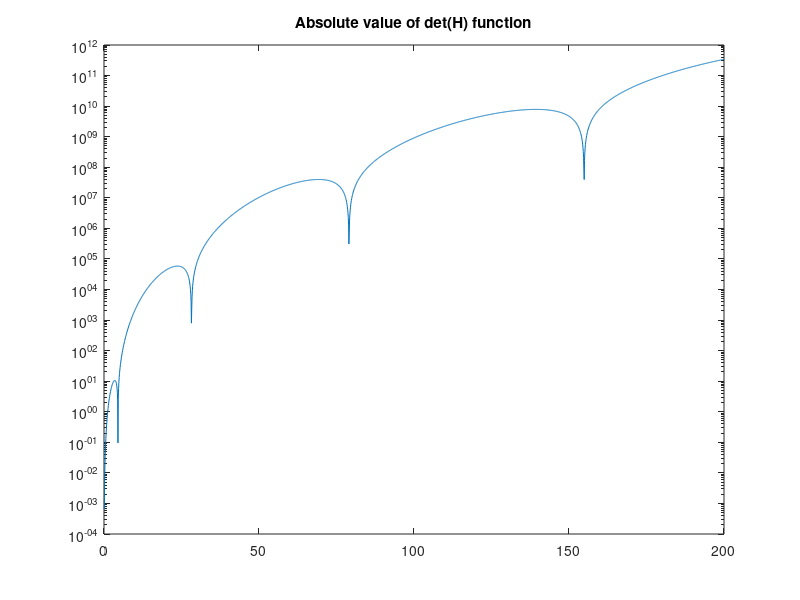
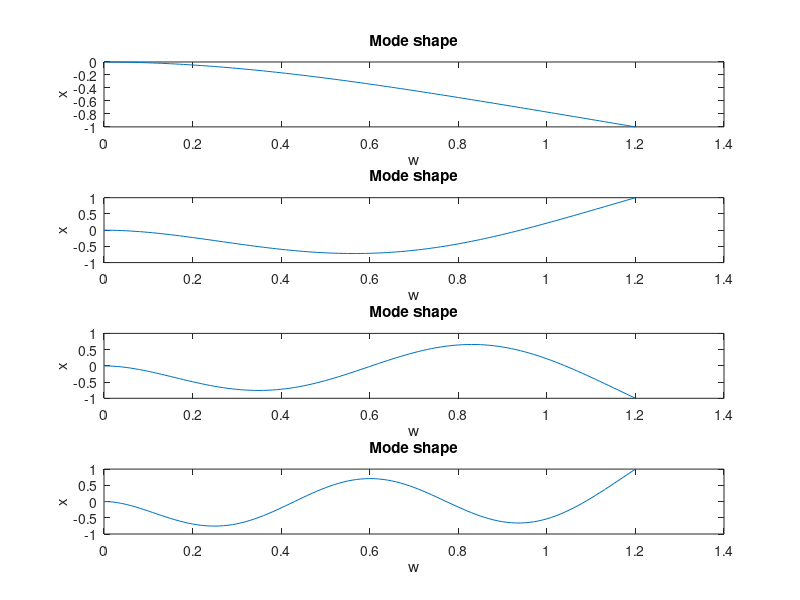
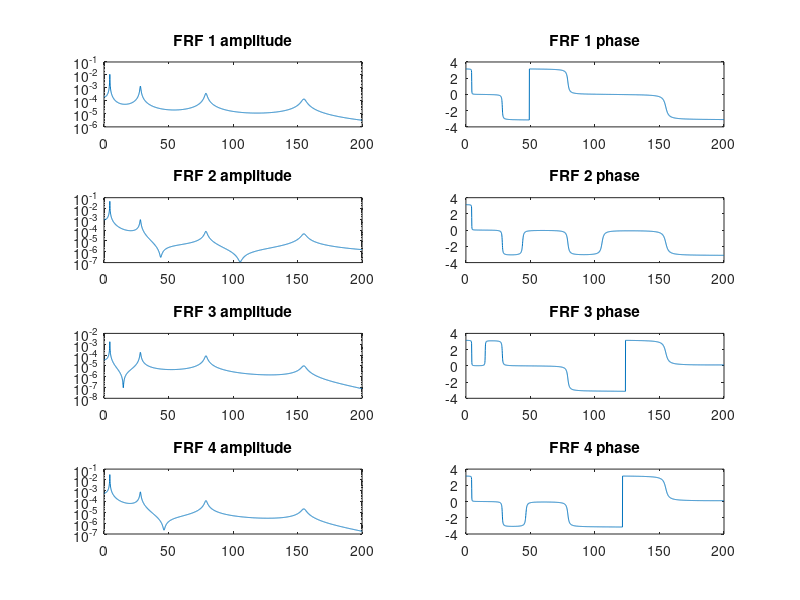
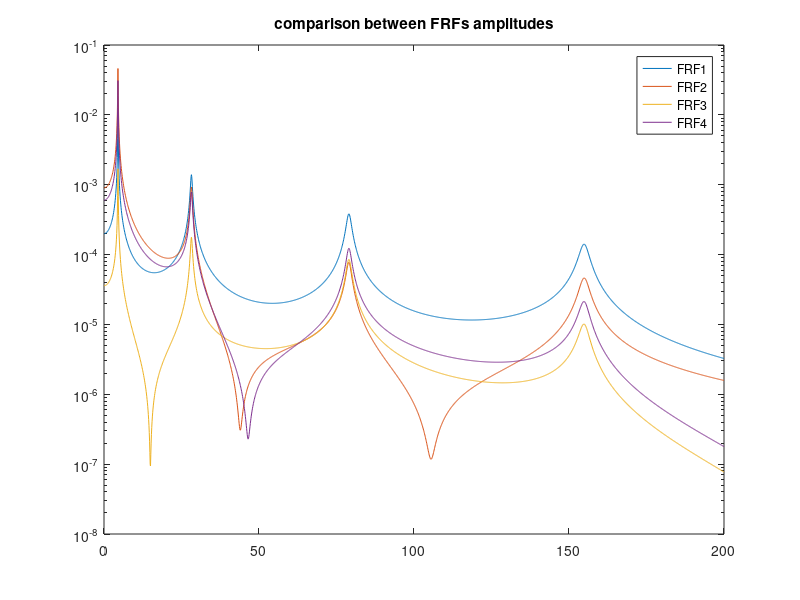

The MATLAB source for these figures, in order:
close all
clear all
clc

%% Parameters

L= 1.2;         %[m]
h= 0.008;       %[m]
b= 0.04;        %[m]
rho= 2700;      %[kg/m^3]
E= 68000000000; %[pa]
J= b*h^3/12;    %[m^4]
m= rho*b*h;     %[kg]

%% Vibration modes

%  standing wave solution
% w=[A*cos(g*x)+B*sin(g*x)+C*cosh(g*x)+D*sinh(g*x)]*cos(omega*t+phi);
% dw/dx = [g*(-A*sin(g*x)+B*cos(g*x)+C*sinh(g*x)+D*cosh(g*x)]*cos(omega*t+phi);
% d^2w/dx^2 = [g^2*(-A*cos(g*x)-B*sin(g*x)+C*cosh(g*x)+D*sinh(g*x)]*cos(omega*t+phi);
% d^3w/dx^3 = [g^3*(A*sin(g*x)-B*cos(g*x)+C*sinh(g*x)+D*cosh(g*x)]*cos(omega*t+phi);


% Boundary conditions 
fs=0:0.1:200;
w=2*pi*fs;
g= ((m*w.^2)/(E*J)).^(1/4);

%S= zeros(size(w,2),1);

f=  (-2-2.*cos(g.*L).*cosh(g.*L)).*g.^6 ;




%for i= 1:size(w,2)
 %   H= [1 0 1 0; 0 g(i) 0 g(i); -g(i)^2*cos(g(i)*L) -g(i)^2*sin(g(i)*L) g(i)^2*cosh(g(i)*L) g(i)^2*sinh(g(i)*L); g(i)^3*sin(g(i)*L) -g(i)^3*cos(g(i)*L) g(i)^3*sinh(g(i)*L) g(i)^3*cosh(g(i)*L)];
  %  S(i)= det(H);
%end

%figure;
%semilogy (w,abs(S))

figure;
semilogy (fs,abs(f))
title('Absolute value of det(H) function')

%figure
%plot(w,f)

fs_1= 4.5;
fs_2= 28.2;
fs_3= 79;
fs_4= 154.9;

wn_1= 2*pi*fs_1;
wn_2= 2*pi*fs_2;
wn_3= 2*pi*fs_3;
wn_4= 2*pi*fs_4;

g_1=((m*wn_1.^2)/(E*J)).^(1/4);
g_2=((m*wn_2.^2)/(E*J)).^(1/4);
g_3=((m*wn_3.^2)/(E*J)).^(1/4);
g_4=((m*wn_4.^2)/(E*J)).^(1/4);


wn_vector=[wn_1; wn_2; wn_3; wn_4];
g_vector=[g_1; g_2; g_3; g_4];
constants_matrix= [zeros(4,4)];

for i=1:4 
    H= [1 0 1 0; 0 g_vector(i) 0 g_vector(i); -g_vector(i)^2*cos(g_vector(i)*L) -g_vector(i)^2*sin(g_vector(i)*L) g_vector(i)^2*cosh(g_vector(i)*L) g_vector(i)^2*sinh(g_vector(i)*L); g_vector(i)^3*sin(g_vector(i)*L) -g_vector(i)^3*cos(g_vector(i)*L) g_vector(i)^3*sinh(g_vector(i)*L) g_vector(i)^3*cosh(g_vector(i)*L)];
    N=[H(2,1) H(3,1) H(4,1)]';

    H_hat=[H(2,2) H(2,3) H(2,4); H(3,2) H(3,3) H(3,4); H(4,2) H(4,3) H(4,4)];
    X_hat= -inv(H_hat)*N;
    X= [1; X_hat];
    constants_matrix(:,i)=X;
end

X1= constants_matrix(:,1);
X2= constants_matrix(:,2);
X3= constants_matrix(:,3);
X4= constants_matrix(:,4);

disp(['X1 =' mat2str(X1)]);
disp(['X2 =' mat2str(X2)]);
disp(['X3 =' mat2str(X3)]);
disp(['X4 =' mat2str(X4)]);

x=0:0.01:L;

figure;
for i= 1:4;
    eigenfunctions=[constants_matrix(1,i)*cos(g_vector(i)*x)+constants_matrix(2,i)*sin(g_vector(i)*x)+constants_matrix(3,i)*cosh(g_vector(i)*x)+constants_matrix(4,i)*sinh(g_vector(i)*x)];

    subplot(4,1,i);
    plot(x,eigenfunctions/max(abs(eigenfunctions)))
    title('Mode shape')
    xlabel('w')
    ylabel('x')

end


%% Frequency response functions 

%Computation of mi
csi= 0.01;
mass= zeros(1,4);

for i= 1:4 
    eigenfunctions=[constants_matrix(1,i)*cos(g_vector(i)*x)+constants_matrix(2,i)*sin(g_vector(i)*x)+constants_matrix(3,i)*cosh(g_vector(i)*x)+constants_matrix(4,i)*sinh(g_vector(i)*x)];
    Y= m.*eigenfunctions.^2;
    mass(i)= trapz(x,Y);
end

xk=[1.2;0.5;0.1;1];
xj=[0.2;1;0.8;0.4];

%FRF n°1

eigenfunctions_ktot1= zeros(1,4);
eigenfunctions_jtot1= zeros(1,4);

for l= 1:4 
   
    eigenfunctions_k=-[constants_matrix(1,l)*cos(g_vector(l)*xk(1))+constants_matrix(2,l)*sin(g_vector(l)*xk(1))+constants_matrix(3,l)*cosh(g_vector(l)*xk(1))+constants_matrix(4,l)*sinh(g_vector(l)*xk(1))];
    eigenfunctions_j=[constants_matrix(1,l)*cos(g_vector(l)*xj(1))+constants_matrix(2,l)*sin(g_vector(l)*xj(1))+constants_matrix(3,l)*cosh(g_vector(l)*xj(1))+constants_matrix(4,l)*sinh(g_vector(l)*xj(1))];
    
    eigenfunctions_ktot1(l)= eigenfunctions_k;
    eigenfunctions_jtot1(l)= eigenfunctions_j;
end



Gjk_1= [((eigenfunctions_ktot1(1).*eigenfunctions_jtot1(1))./mass(1))./(-w.^2+(2.*csi.*wn_vector(1).*w).*sqrt(-1)+ wn_vector(1).^2)]+[((eigenfunctions_ktot1(2).*eigenfunctions_jtot1(2))./mass(2))./(-w.^2+(2.*csi.*wn_vector(2).*w).*sqrt(-1)+ wn_vector(2).^2)]+[((eigenfunctions_ktot1(3).*eigenfunctions_jtot1(3))./mass(3))./(-w.^2+(2.*csi.*wn_vector(3).*w).*sqrt(-1)+ wn_vector(3).^2)]+[((eigenfunctions_ktot1(4).*eigenfunctions_jtot1(4))./mass(4))./(-w.^2+(2.*csi.*wn_vector(4).*w).*sqrt(-1)+ wn_vector(4).^2)];


figure;
title('Amplitudes and phases of the FRFs')
subplot(4,2,1)
semilogy(fs,abs(Gjk_1));
title('FRF 1 amplitude')

subplot(4,2,2)
plot(fs,angle(Gjk_1));
title('FRF 1 phase')

%FRF n°2

eigenfunctions_ktot2= zeros(1,4);
eigenfunctions_jtot2= zeros(1,4);

for l= 1:4 
   
    eigenfunctions_k=-[constants_matrix(1,l)*cos(g_vector(l)*xk(2))+constants_matrix(2,l)*sin(g_vector(l)*xk(2))+constants_matrix(3,l)*cosh(g_vector(l)*xk(2))+constants_matrix(4,l)*sinh(g_vector(l)*xk(2))];
    eigenfunctions_j=[constants_matrix(1,l)*cos(g_vector(l)*xj(2))+constants_matrix(2,l)*sin(g_vector(l)*xj(2))+constants_matrix(3,l)*cosh(g_vector(l)*xj(2))+constants_matrix(4,l)*sinh(g_vector(l)*xj(2))];
    
    eigenfunctions_ktot2(l)= eigenfunctions_k;
    eigenfunctions_jtot2(l)= eigenfunctions_j;
end



Gjk_2= [((eigenfunctions_ktot2(1).*eigenfunctions_jtot2(1))./mass(1))./(-w.^2+(2.*csi.*wn_vector(1).*w).*sqrt(-1)+ wn_vector(1).^2)]+[((eigenfunctions_ktot2(2).*eigenfunctions_jtot2(2))./mass(2))./(-w.^2+(2.*csi.*wn_vector(2).*w).*sqrt(-1)+ wn_vector(2).^2)]+[((eigenfunctions_ktot2(3).*eigenfunctions_jtot2(3))./mass(3))./(-w.^2+(2.*csi.*wn_vector(3).*w).*sqrt(-1)+ wn_vector(3).^2)]+[((eigenfunctions_ktot2(4).*eigenfunctions_jtot2(4))./mass(4))./(-w.^2+(2.*csi.*wn_vector(4).*w).*sqrt(-1)+ wn_vector(4).^2)];


subplot(4,2,3)
semilogy(fs,abs(Gjk_2));
title('FRF 2 amplitude')
subplot(4,2,4)
plot(fs,angle(Gjk_2));
title('FRF 2 phase')

%FRF n°3

eigenfunctions_ktot3= zeros(1,4);
eigenfunctions_jtot3= zeros(1,4);

for l= 1:4 
   
    eigenfunctions_k=-[constants_matrix(1,l)*cos(g_vector(l)*xk(3))+constants_matrix(2,l)*sin(g_vector(l)*xk(3))+constants_matrix(3,l)*cosh(g_vector(l)*xk(3))+constants_matrix(4,l)*sinh(g_vector(l)*xk(3))];
    eigenfunctions_j=[constants_matrix(1,l)*cos(g_vector(l)*xj(3))+constants_matrix(2,l)*sin(g_vector(l)*xj(3))+constants_matrix(3,l)*cosh(g_vector(l)*xj(3))+constants_matrix(4,l)*sinh(g_vector(l)*xj(3))];
    
    eigenfunctions_ktot3(l)= eigenfunctions_k;
    eigenfunctions_jtot3(l)= eigenfunctions_j;
end



Gjk_3= [((eigenfunctions_ktot3(1).*eigenfunctions_jtot3(1))./mass(1))./(-w.^2+(2.*csi.*wn_vector(1).*w).*sqrt(-1)+ wn_vector(1).^2)]+[((eigenfunctions_ktot3(2).*eigenfunctions_jtot3(2))./mass(2))./(-w.^2+(2.*csi.*wn_vector(2).*w).*sqrt(-1)+ wn_vector(2).^2)]+[((eigenfunctions_ktot3(3).*eigenfunctions_jtot3(3))./mass(3))./(-w.^2+(2.*csi.*wn_vector(3).*w).*sqrt(-1)+ wn_vector(3).^2)]+[((eigenfunctions_ktot3(4).*eigenfunctions_jtot3(4))./mass(4))./(-w.^2+(2.*csi.*wn_vector(4).*w).*sqrt(-1)+ wn_vector(4).^2)];


subplot(4,2,5)
semilogy(fs,abs(Gjk_3));
title('FRF 3 amplitude')
subplot(4,2,6)
plot(fs,angle(Gjk_3));
title('FRF 3 phase')


%FRF n°4

eigenfunctions_ktot4= zeros(1,4);
eigenfunctions_jtot4= zeros(1,4);

for l= 1:4 
   
    eigenfunctions_k=-[constants_matrix(1,l)*cos(g_vector(l)*xk(4))+constants_matrix(2,l)*sin(g_vector(l)*xk(4))+constants_matrix(3,l)*cosh(g_vector(l)*xk(4))+constants_matrix(4,l)*sinh(g_vector(l)*xk(4))];
    eigenfunctions_j=[constants_matrix(1,l)*cos(g_vector(l)*xj(4))+constants_matrix(2,l)*sin(g_vector(l)*xj(4))+constants_matrix(3,l)*cosh(g_vector(l)*xj(4))+constants_matrix(4,l)*sinh(g_vector(l)*xj(4))];
    
    eigenfunctions_ktot4(l)= eigenfunctions_k;
    eigenfunctions_jtot4(l)= eigenfunctions_j;
end



Gjk_4= [((eigenfunctions_ktot4(1).*eigenfunctions_jtot4(1))./mass(1))./(-w.^2+(2.*csi.*wn_vector(1).*w).*sqrt(-1)+ wn_vector(1).^2)]+[((eigenfunctions_ktot4(2).*eigenfunctions_jtot4(2))./mass(2))./(-w.^2+(2.*csi.*wn_vector(2).*w).*sqrt(-1)+ wn_vector(2).^2)]+[((eigenfunctions_ktot4(3).*eigenfunctions_jtot4(3))./mass(3))./(-w.^2+(2.*csi.*wn_vector(3).*w).*sqrt(-1)+ wn_vector(3).^2)]+[((eigenfunctions_ktot4(4).*eigenfunctions_jtot4(4))./mass(4))./(-w.^2+(2.*csi.*wn_vector(4).*w).*sqrt(-1)+ wn_vector(4).^2)];


subplot(4,2,7)
semilogy(fs,abs(Gjk_4));
title('FRF 4 amplitude')
subplot(4,2,8)
plot(fs,angle(Gjk_4));
title('FRF 4 phase')

%Comparison between FRFs

figure
semilogy(fs,abs(Gjk_1));
hold on
semilogy(fs,abs(Gjk_2));
hold on
semilogy(fs,abs(Gjk_3));
hold on
semilogy(fs,abs(Gjk_4));

title('comparison between FRFs amplitudes')
legend('FRF1','FRF2','FRF3','FRF4')

% figure
% plot(fs,angle(Gjk_1));
% hold on
% plot(fs,angle(Gjk_2));
% hold on
% plot(fs,angle(Gjk_3));
% hold on
% plot(fs,angle(Gjk_4));
% 
% title('comparison between FRFs phases')
% legend('FRF1','FRF2','FRF3','FRF4')


  










   


